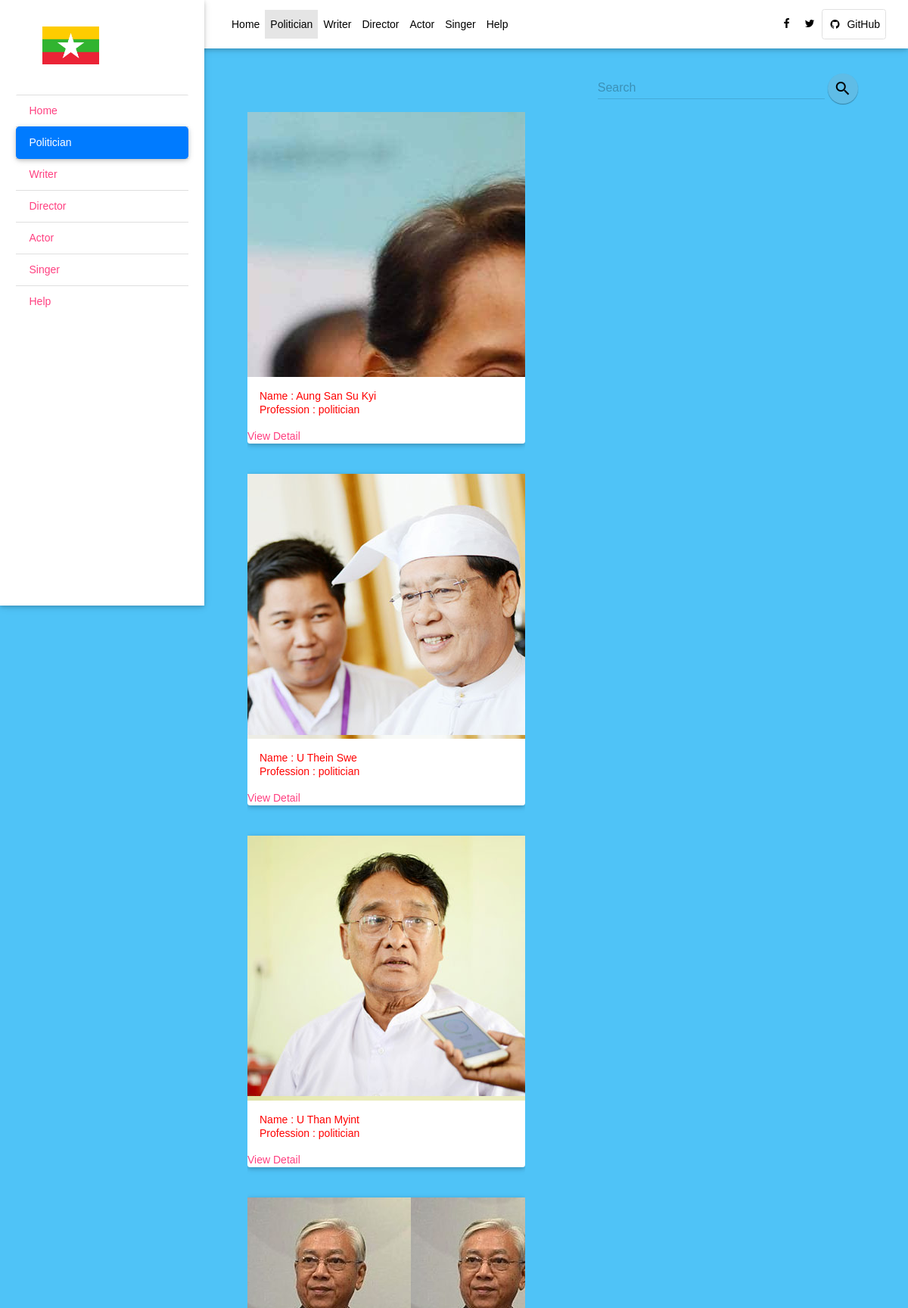
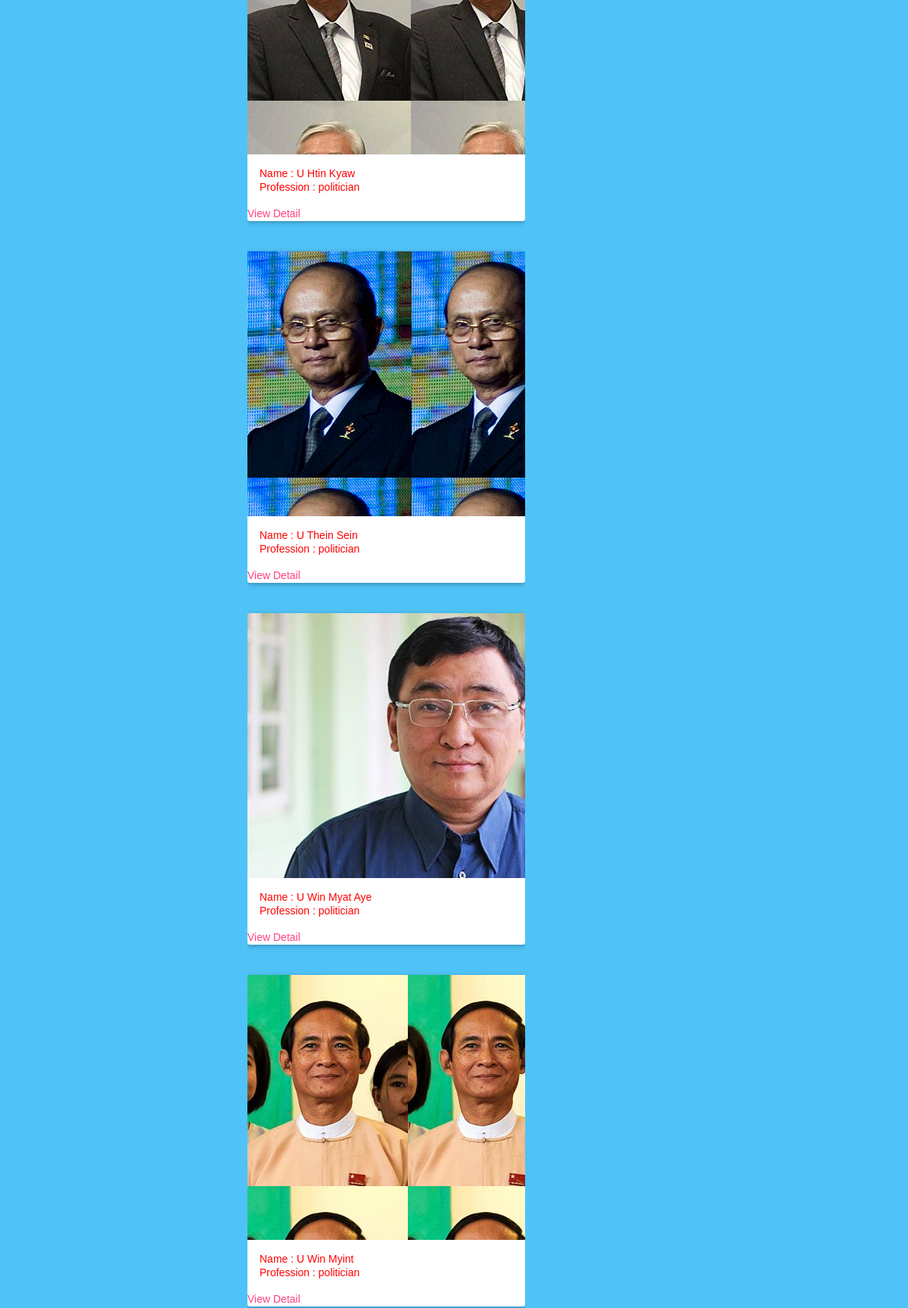
Screenshot of /aboutparli.html (upper part) with the database file from the repository (2 pictures, top to bottom).
### main.py (models this page shows, shortened)
class Person(db.Model):
    id = db.Column(db.Integer,primary_key=True)
    name = db.Column(db.String(30),nullable=False)
    profession = db.Column(db.String(30),nullable=False)
    image = db.Column(db.Text,nullable=False)
    contact = db.Column(db.Text,nullable=False)

### main.py (the view)
@app.route('/aboutparli.html', methods=['POST', 'GET'])
def politician():
    politician = Person.query.filter(Person.profession=="politician").all()
    return render_template("aboutparli.html", politician=politician)

### templates/aboutparli.html (shortened to what this page needs)
<!DOCTYPE html>
<html lang="en">
<head>
    <link rel="stylesheet" href="https://maxcdn.bootstrapcdn.com/font-awesome/4.7.0/css/font-awesome.min.css">
    <link href="{{ url_for('static', filename='css/bootstrap.css') }}" rel="stylesheet">
    <link href="{{ url_for('static', filename='css/mdb.css') }}" rel="stylesheet">
    <link href="{{ url_for('static', filename='css/style.css') }}" rel="stylesheet">
    <link rel="stylesheet" href="{{ url_for('static', filename='css/material.css') }}">
</head>
<body class="mdl-color--light-blue-300">
    <header>
        <nav class="navbar fixed-top navbar-expand-lg navbar-light white scrolling-navbar">
            <div class="container-fluid">
                <div class="collapse navbar-collapse" id="navbarSupportedContent">
                    <ul class="navbar-nav mr-auto">
                        <li class="nav-item">
                            <a class="nav-link waves-effect" href="https://realproject-whoiswhoinmyanmar.herokuapp.com/">Home
                            </a>
                        </li>
                        <li class="nav-item active">
				<a class="nav-link waves-effect" href="aboutparli.html">Politician<span class="sr-only">(current)</span></a>
                        </li>
                        <li class="nav-item">
                            <a class="nav-link waves-effect" href="aboutwriter.html">Writer</a>
                        </li>
                        <li class="nav-item">
                            <a class="nav-link waves-effect" href="aboutdirector.html">Director</a>
                        </li>
			<li class="nav-item">
				<a class="nav-link waves-effect" href="aboutactor.html">Actor</a>
			</li>
			<li class="nav-item">
				<a class="nav-link waves-effect" href="aboutsinger.html">Singer</a>
			</li>
			<li class="nav-item">
				<a class="nav-link waves-effect" href="help.html">Help</a>
			</li>
                    </ul>
                    <ul class="navbar-nav nav-flex-icons">
                        <li class="nav-item">
                            <a href="https://www.facebook.com/ah.thawm" class="nav-link waves-effect" target="_blank">
                                <i class="fa fa-facebook"></i>
                            </a>
                        </li>
                        <li class="nav-item">
                            <a href="https://twitter.com/SThawm" class="nav-link waves-effect" target="_blank">
                                <i class="fa fa-twitter"></i>
                            </a>
                        </li>
                        <li class="nav-item">
                            <a href="https://github.com/SanThorl/" class="nav-link border border-light rounded waves-effect"
                                target="_blank">
                                <i class="fa fa-github mr-2"></i>GitHub
                            </a>
                        </li>
                    </ul>
                </div>
            </div>
        </nav>
        <div class="sidebar-fixed position-fixed">
            <a class="logo-wrapper waves-effect">
		    <img src="{{ url_for('static', filename='img/Flag.PNG') }}" class="img-fluid" alt="">
            </a>
            <div class="list-group list-group-flush">
                <a href="https://realproject-whoiswhoinmyanmar.herokuapp.com/" class="list-group-item waves-effect">
                    Home
		</a>
                <a href="aboutparli.html" class="list-group-item active waves-effect">
                    Politician
		</a>
                <a href="aboutwriter.html" class="list-group-item waves-effect">
                    Writer
		</a>
                <a href="aboutdirector.html" class="list-group-item waves-effect">
                    Director
		</a>
		<a href="aboutactor.html" class="list-group-item waves-effect">
			Actor
		</a>
		<a href="aboutsinger.html" class="list-group-item waves-effect">
			Singer
		</a>
		<a href="help.html" class="list-group-item waves-effect">
			Help
		</a>
                            </div>
        </div>
    </header>
    <main class="pt-5 mx-lg-5">
        <div class="container-fluid mt-5">
 <div class="mdl-layout--large-screen-only mdl-layout__header-row">
<form action="/" method="POST" style="margin-left:55%;">
            <div class="mdl-textfield mdl-js-textfield  mdl-textfield--floating-label">
            <input class="mdl-textfield__input" type="text" name="search" id="sample3">
             <label class="mdl-textfield__label" for="sample3">Search</label>
          </div>
            <button class="mdl-button mdl-js-button mdl-button--fab mdl-button--mini-fab" name="submit">
              <i class="material-icons">search</i>
           </button>
          </form>
        </div>
<div style="width:45%; overflow:hidden">
{% for person in politician %}
  <div class="row">
    <div class="col s12 m7">
	    <div class="card">
<div class="card-image">
	<div class="card-wide" style={{person.image}} "center / cover">
           </div>
<div class="mdl-card__supporting-text">
	  <font color="red">
		  Name       : {{ person.name }} <br>
		  Profession : {{ person.profession }}<br>
  </div>
                  <div class="card-action">
<a href="{{ person.contact }}">View Detail</a>
        </div>
      </div>
    </div>
    </div>
  </div><br><br>
            {% endfor %}
  </div><br><br>
<br><br><br><br><br>
	</div>
    </main>
          </body>
</html>

### static/css/style.css (style rules this page uses)
.sidebar-fixed { height: 100vh; width: 270px; -webkit-box-shadow: 0 2px 5px 0 rgba(0, 0, 0, 0.16), 0 2px 10px 0 rgba(0, 0, 0, 0.12); box-shadow: 0 2px 5px 0 rgba(0, 0, 0, 0.16), 0 2px 10px 0 rgba(0, 0, 0, 0.12); z-index: 1050; background-color: #fff; padding: 1.5rem; padding-top: 0; }
.sidebar-fixed .list-group .active { -webkit-box-shadow: 0 2px 5px 0 rgba(0, 0, 0, 0.16), 0 2px 10px 0 rgba(0, 0, 0, 0.12); box-shadow: 0 2px 5px 0 rgba(0, 0, 0, 0.16), 0 2px 10px 0 rgba(0, 0, 0, 0.12); -webkit-border-radius: 5px; border-radius: 5px; }
.sidebar-fixed .logo-wrapper { padding: 2.5rem; }
.sidebar-fixed .logo-wrapper img { max-height: 50px; }
@media (min-width: 1200px) { .navbar, .page-footer, main { padding-left: 270px; } }

### templates/aboutparli.html (style rules this page uses)
.card-wide { width: 500px; color: #fff; height: 350px; }

### rows the page displays
Person: shows a picture, name "Aung San Su Kyi", profession "politician"
Person: shows a picture, name "U Thein Swe", profession "politician"
Person: shows a picture, name "U Than Myint", profession "politician"
Person: shows a picture, name "U Htin Kyaw", profession "politician"
Person: shows a picture, name "U Thein Sein", profession "politician"
Person: shows a picture, name "U Win Myat Aye", profession "politician"
Person: shows a picture, name "U Win Myint", profession "politician"
